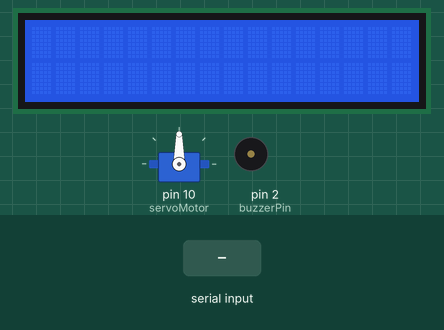
This sketch was run on a simulated Arduino Uno, built with avr-gcc and run on an emulated ATmega328P. Parts: servo, 16×2 character LCD, buzzer (waves = sounding). The inputs (shaded band) are chosen by the test bench. What the sketch prints to the serial monitor is not drawn.

Above: at 1.2 s.
1.3 s: "2" received over Serial
At 2.3 s:
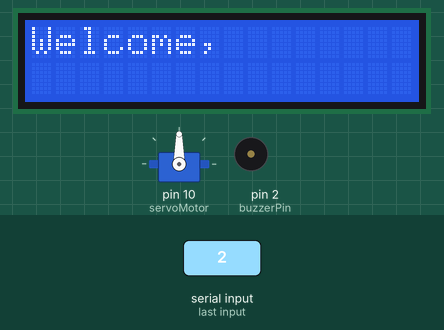
At 8.6 s:
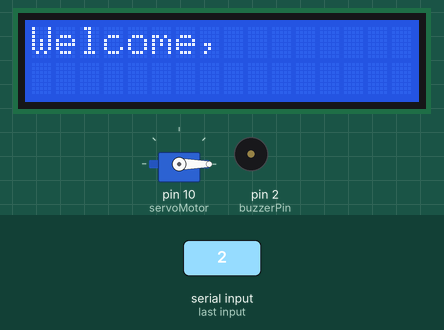
Timing chart, 0 to 9.3 s (numbered marks = the images above; inputs shaded):
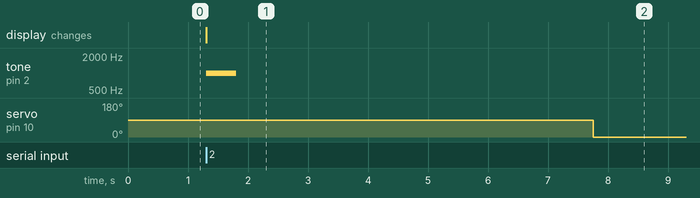

The sketch:

arduino_door_control.ino
```cpp
/**
 * Arduino sketch for a facial recognition access control system.
 *
 * This sketch controls a door using a servo motor, provides visual feedback
 * via an LCD, and audio feedback via a buzzer. It communicates with a host
 * system via serial communication to determine access status and display
 * relevant messages.
 */

#include <Servo.h>
#include <LiquidCrystal.h>
#include <Buzzer.h>

// Pin definitions for hardware components
LiquidCrystal lcd(8, 7, 3, 4, 5, 6);
Servo servoMotor;
int buzzerPin = 2;
Buzzer buzzer(buzzerPin);

// Arduino setup function
void setup() {
  Serial.begin(9600);         // 9600 baud rate
  servoMotor.attach(10);      // Attach servo to pin 10
  lcd.begin(16, 2);           // LCD with 16 columns and 2 rows
  pinMode(buzzerPin, OUTPUT); // Set buzzer pin as output
}

// Structure to store key-value pairs for known individuals.
struct KeyValue {
  const char* key; // Person's name
  int value;       // Signal ID for the person
};

// Dictionary of known people: maps signal IDs to names
KeyValue dictionary[] = {
  {"aryan", 2},
  {"tharun", 3},
  {"aryabhatta", 4}
};

/**
 * Arduino loop function.
 * Continuously checks for incoming serial data and reacts based on the signal.
 * Controls door, LCD messages, and buzzer sounds.
 */
void loop() {
  // Process incoming serial data
  if (Serial.available() > 0) {
    char signal = Serial.read();

    Serial.print("Received Signal: ");
    Serial.println(signal);

    // Handle signals for access control
    if(signal == '0') {
        // No face detected
        lcd.clear();
        lcd.setCursor(0, 0);
        lcd.print("Shhhhh");
    }
    else if(signal == '1') {
      // Access denied
      lcd.clear();
      lcd.setCursor(0, 0);
      lcd.print("Access Denied");

      // Sound alarm (three short beeps)
      for (int i = 0; i < 3; i++) {
        buzzer.begin(2000);
        delay(200);
        buzzer.end(2000);
        delay(200);
      }
    }
    else {
      // Person recognized
      lcd.clear();
      lcd.setCursor(0, 0);
      lcd.print("Welcome, ");
      lcd.print(dictionary[signal].key); // Display name from dictionary

      // Play welcome tone
      tone(buzzerPin, 1000, 500);

      // Open door (servo to 90 degrees)
      servoMotor.write(90);
      delay(3000); // Keep door open

      // Play short beeps for door action
      for (int i = 0; i < 3; i++) {
        buzzer.begin(1000);
        delay(100);
        buzzer.end(1000);
        delay(50);
      }
      servoMotor.write(0); // Close door (servo to 0 degrees)
    }
  }
}
```

Measured:
- after the input at 1.3 s, tone on pin 2 (buzzerPin): silent → 1000 Hz at once, → silent 0.50 s later; servo on pin 10 (servoMotor): 90° → 0° after 6.5 s; the display: changes at once (image 1)
